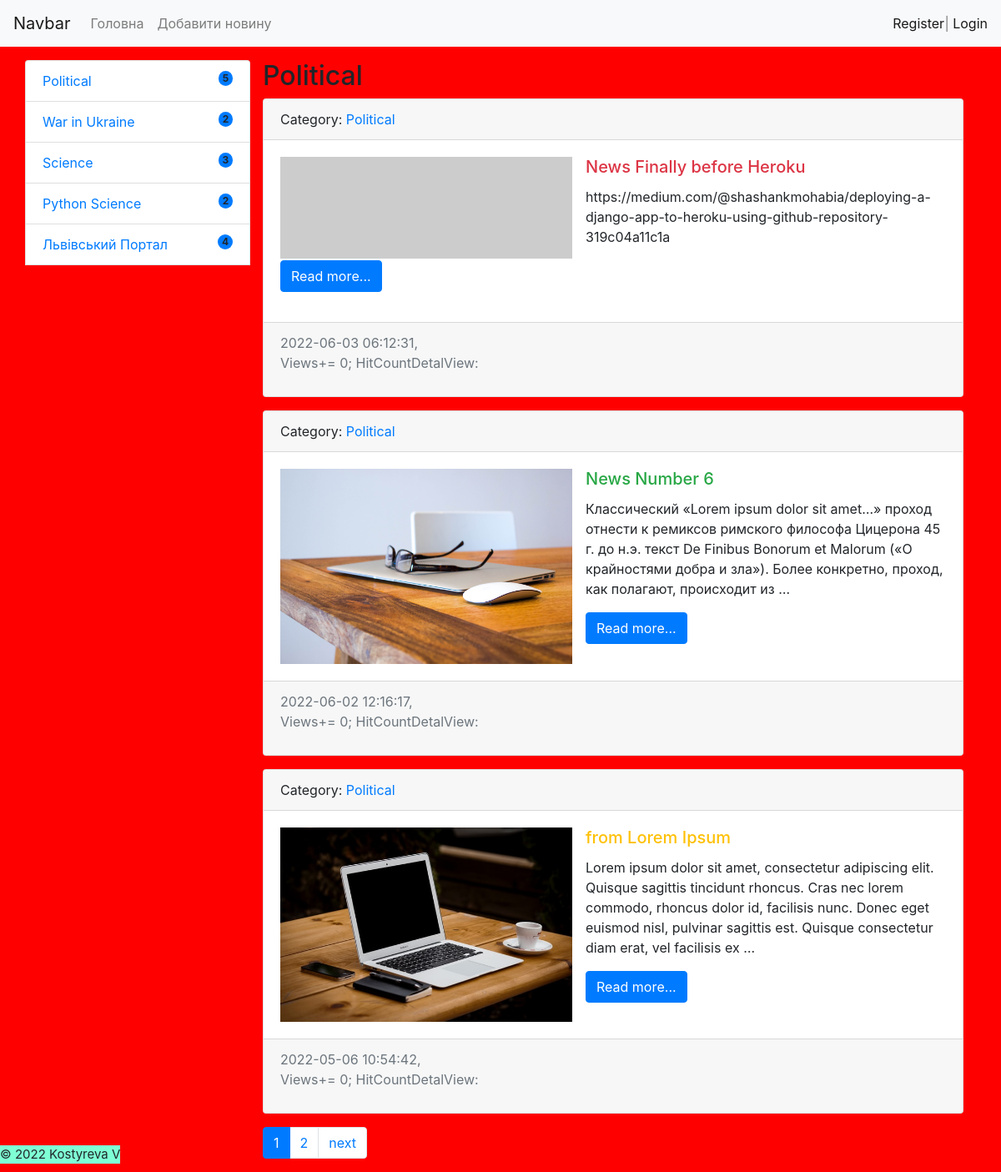
Page /category/1/ on the committed database.
### blog/models.py (models this page shows, shortened)
class Category(models.Model):
    title = models.CharField(max_length=150, db_index=True, verbose_name='Категорія')
    def __str__(self):
        return self.title
    class Meta:         # for admin.menu
        verbose_name= 'Категорія'
        verbose_name_plural = 'Категорії'

class News(models.Model, HitCountMixin):
    title= models.CharField(max_length=150 ) #verb_name  is for admin.site
    content = models.TextField(blank=True)
    created_at = models.DateTimeField(auto_now_add=True, verbose_name='дата створення')
    updated_at = models.DateField(auto_now=True)
    photo = models.ImageField(upload_to='photos/%Y/%m/', blank=True)
    is_published  =models.BooleanField(default=True)
    category = models.ForeignKey('Category', on_delete=models.PROTECT)
    views = models.IntegerField(default=0)
    hit_count_generic = GenericRelation(
        HitCount, object_id_field='object_pk',
        related_query_name='hit_count_generic_relation')
    def get_absolute_url(self):
        return reverse('article_detail_url', kwargs={'pk':self.pk})
    class Meta:
        verbose_name= 'Новина'
        verbose_name_plural = 'Новини'
        ordering = ['-created_at'] # sort by

### blog/views.py (the view)
# urls.py: path('category/<int:category_id>/', NewsByCategor.as_view(), name='category'),
class NewsByCategor(ListView):
    model = News
    template_name = 'blog/news_list.html'  # default var =object_list
    allow_empty = False # to disable NULL categories in list
    paginate_by = 3  # set number of items for pages/
    def get_context_data(self, *, object_list=None, **kwargs):
        context = super().get_context_data(**kwargs)
        context['title'] = Category.objects.get(pk= self.kwargs['category_id'])  # make sign on tab
        return context
    def get_queryset(self):
        return News.objects.filter( category_id= self.kwargs['category_id'] , is_published=True).select_related('category')

### blog/templatetags/news_tags.py (called while the page is built)
@register.simple_tag(name='get_list_categories')
def get_categories():
    categories = Category.objects.annotate(cnt= Count('news', filter=F('news__is_published'))).filter(cnt__gt=0)
    return categories

### blog/Templates/blog/news_list.html
{% extends 'base.html' %}
{% block title %} {{ title }}:{{ block.super }} {% endblock %}
{% block sidebar %}
    {% include 'blog/list_categories.html' %}
{% endblock %}
{% block card_news_container %}
    {% include 'blog/news_card_template.html'%}
{% endblock %}

### templates/base.html (shortened to what this page needs)
{% load static %}
<!doctype html>
<html lang="en">
<head>
    <link rel="stylesheet" href="https://cdn.jsdelivr.net/npm/bootstrap@4.6.1/dist/css/bootstrap.min.css"
>
        <link rel="stylesheet" type="text/css" href=" {% static 'css/style.css' %}?{% now " u"="" %}'>
    <title> {% block title %}Новини світу{% endblock %} </title>
</head>
<body>
<nav class="navbar navbar-expand-lg navbar-light bg-light">
    <a class="navbar-brand" href="{% url 'home' %}">Navbar</a>
    <div class="collapse navbar-collapse" id="navbarSupportedContent">
        <ul class="navbar-nav mr-auto">
            <a class="nav-link" href="{% url 'home' %}"> Головна</a>
            <a class="nav-link" href="{% url 'add_news' %}"> Добавити новину</a>
        </ul>
        <span class="navbar-text">
            {% if request.user.is_authenticated %}
                Hi, {{ user.username }} | <a href="{% url 'logout' %}">LogOut</a>
            {% else %}
                 <a href="{% url 'register' %}">Register</a>|
                 <a href="{% url 'login' %}">Login</a>
            {% endif %}
        </span>
    </div>
<div class="container mt-3">
    <div class="row">
        <div class="list-group col-md-3">
            {% block sidebar %}      {% endblock %}
        </div>
    <div class="list-group col-md-9">
    <h2>{{ title }}</h2>
        {% block card_news_container %}
        {% endblock %}
    {% if  page_obj.has_other_pages %}
        <nav aria-label="..." class="pagin_list">
            <ul class="pagination">
                {% for p in page_obj.paginator.page_range %}
                    {% if page_obj.number == p %}
                        <li class="page-item active" aria-current="page">
                            <a class="page-link" href="?page={{ p }}">{{ p }}
                                <span class="sr-only">(current)</span> </a>
                        </li>
                    {% elif p > page_obj.number|add:-3 and p < page_obj.number|add:3 %}
                        <li class="page-item"><a class="page-link" href="?page={{ p }}">{{ p }}</a></li>
                    {% endif %}
                {% endfor %}
                {% if page_obj.has_next %}
                    <li class=" page-item">
                        <a class="page-link" href="?page={{ page_obj.next_page_number }}">next</a>
                    </li>
                {% endif %}
            </ul>
        </nav>
    {% endif %}
    </div>  {% comment %} end div col-md-9 {% endcomment %}
    </div> {% comment %} end div row  {% endcomment %}
</div>
<footer>© 2022 Kostyreva V</footer>
</body>
</html>

### blog/Templates/blog/list_categories.html
{% load news_tags %}
{% get_list_categories as categories %}
{% for categ in categories %}
    <li class="list-group-item d-flex justify-content-between align-items-start">
        <div class="ms-2 me-auto">
            <div class="fw-bold">  <a href="{% url 'category' categ.pk %}">{{ categ.title }}</a></div>
        </div>
        <span class="badge bg-primary rounded-pill"> {{ categ.cnt }} </span>
    </li>
{% endfor %}
<br>

### blog/Templates/blog/news_card_template.html (shortened to what this page needs)
{% load hitcount_tags %}
    {% for item in object_list %}
        <div>
            <div class="card mb-3">
                <div class="card-header">
                    Category: <a href="{% url 'category' item.category.pk %}"> {{ item.category }}</a>
                </div>
                <div class="card-body">
                        {% if item.photo %}
                            <img src="{{ item.photo.url }}" title="{{ item.photo.url }}" alt="{{ item.photo.url }}"
                                 width="350" class="float-left mr-3 ">
                        {% else %}
                            <img src="https://picsum.photos/id/1011/350/235" title="default_photo" alt="фото заглушка"
                                 width="350" class="float-left mr-3">
                        {% endif %}
                            <h5 class="card-title {% cycle 'text-danger' 'text-success' 'text-warning' %}">{{ item.title }}</h5>
                            <p class="card-text">{{ item.content |linebreaksbr|truncatewords:35 }}</p>
                            <a href="{{ item.get_absolute_url }}" class="btn btn-primary">Read morе...</a>
                </div>
                <div class="card-footer text-muted">
                    {{ item.created_at|date:"Y-m-d H:i:s" }}, <p>Views+= {{ item.views }}; HitCountDetalView: {% get_hit_count for item %}</p>
                </div>
            </div>
        </div>
    {% endfor %}

### static/css/style.css (style rules this page uses)
footer { height: 22px; position: fixed; font-size: 15px; bottom: 10px; background-color: aquamarine; text-align: center; }
.pagin_list { display: flex; align-items: flex-end }

### rows in the picture
Category: title "Political", cnt "5"
Category: title "War in Ukraine", cnt "2"
Category: title "Science", cnt "3"
Category: title "Python Science", cnt "2"
Category: title "Львівський Портал", cnt "4"
News: category "Political", title "News Finally before Heroku", content "https://medium.com/@shashankmohabia/deploying-a-django-app-to-heroku-using-github-repository-319c04a11c1a", created_at "2022-06-03 06:12:31", views "0"
News: category "Political", photo (picture), title "News Number 6", content "Классический «Lorem ipsum dolor sit amet…» проход отнести к ремиксов римского философа Цицерона 45 г. до н.э. текст De Finibus Bonorum et Malorum («О крайностями добра и зла»). Более конкретно, проход, как полагают, происходит из …", created_at "2022-06-02 12:16:17", views "0"
News: category "Political", photo (picture), title "from Lorem Ipsum", content "Lorem ipsum dolor sit amet, consectetur adipiscing elit. Quisque sagittis tincidunt rhoncus. Cras nec lorem commodo, rhoncus dolor id, facilisis nunc. Donec eget euismod nisl, pulvinar sagittis est. Quisque consectetur diam erat, vel facilisis ex …", created_at "2022-05-06 10:54:42", views "0"

### other values in the picture
{{ p }} "1"
{{ p }} "2"
